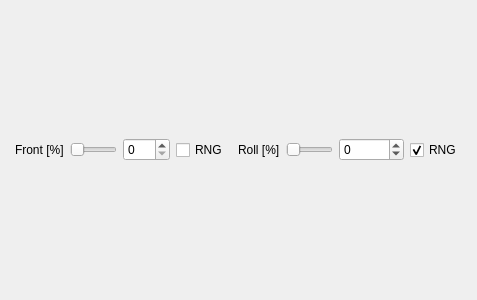
<?xml version="1.0" encoding="UTF-8"?>
<ui version="4.0">
 <class>QGCSkyeTestForcePanel</class>
 <widget class="QWidget" name="QGCSkyeTestForcePanel">
  <property name="geometry">
   <rect>
    <x>0</x>
    <y>0</y>
    <width>477</width>
    <height>300</height>
   </rect>
  </property>
  <property name="windowTitle">
   <string>Form</string>
  </property>
  <layout class="QHBoxLayout" name="horizontalLayout">
   <item>
    <spacer name="horizontalSpacer_2">
     <property name="orientation">
      <enum>Qt::Horizontal</enum>
     </property>
     <property name="sizeHint" stdset="0">
      <size>
       <width>40</width>
       <height>20</height>
      </size>
     </property>
    </spacer>
   </item>
   <item>
    <widget class="QLabel" name="labelForce">
     <property name="text">
      <string>Front [%]</string>
     </property>
    </widget>
   </item>
   <item>
    <widget class="QSlider" name="sliderForce">
     <property name="minimum">
      <number>0</number>
     </property>
     <property name="maximum">
      <number>100</number>
     </property>
     <property name="singleStep">
      <number>1</number>
     </property>
     <property name="orientation">
      <enum>Qt::Horizontal</enum>
     </property>
    </widget>
   </item>
   <item>
    <widget class="QSpinBox" name="spinBoxForce">
     <property name="maximum">
      <number>200</number>
     </property>
    </widget>
   </item>
   <item>
    <widget class="QCheckBox" name="checkBoxRngForce">
     <property name="text">
      <string>RNG</string>
     </property>
    </widget>
   </item>
   <item>
    <spacer name="horizontalSpacer">
     <property name="orientation">
      <enum>Qt::Horizontal</enum>
     </property>
     <property name="sizeHint" stdset="0">
      <size>
       <width>40</width>
       <height>20</height>
      </size>
     </property>
    </spacer>
   </item>
   <item>
    <widget class="QLabel" name="labelMoment">
     <property name="text">
      <string>Roll [%]</string>
     </property>
    </widget>
   </item>
   <item>
    <widget class="QSlider" name="sliderMoment">
     <property name="minimum">
      <number>0</number>
     </property>
     <property name="maximum">
      <number>100</number>
     </property>
     <property name="orientation">
      <enum>Qt::Horizontal</enum>
     </property>
    </widget>
   </item>
   <item>
    <widget class="QSpinBox" name="spinBoxMoment">
     <property name="minimum">
      <number>-10800</number>
     </property>
     <property name="maximum">
      <number>10800</number>
     </property>
    </widget>
   </item>
   <item>
    <widget class="QCheckBox" name="checkBoxRngMoment">
     <property name="text">
      <string>RNG</string>
     </property>
     <property name="checked">
      <bool>true</bool>
     </property>
    </widget>
   </item>
   <item>
    <spacer name="horizontalSpacer_1">
     <property name="orientation">
      <enum>Qt::Horizontal</enum>
     </property>
     <property name="sizeHint" stdset="0">
      <size>
       <width>40</width>
       <height>20</height>
      </size>
     </property>
    </spacer>
   </item>
  </layout>
 </widget>
 <resources/>
 <connections/>
</ui>
